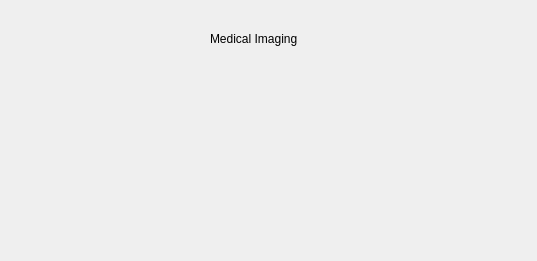
<?xml version="1.0" encoding="UTF-8"?>
<ui version="4.0">
 <class>AboutWidget</class>
 <widget class="QWidget" name="AboutWidget">
  <property name="windowModality">
   <enum>Qt::NonModal</enum>
  </property>
  <property name="geometry">
   <rect>
    <x>0</x>
    <y>0</y>
    <width>537</width>
    <height>261</height>
   </rect>
  </property>
  <property name="windowTitle">
   <string>About</string>
  </property>
  <layout class="QHBoxLayout" name="horizontalLayout">
   <property name="margin">
    <number>12</number>
   </property>
   <item>
    <widget class="QLabel" name="image_label">
     <property name="sizePolicy">
      <sizepolicy hsizetype="Fixed" vsizetype="Fixed">
       <horstretch>0</horstretch>
       <verstretch>0</verstretch>
      </sizepolicy>
     </property>
     <property name="minimumSize">
      <size>
       <width>192</width>
       <height>192</height>
      </size>
     </property>
     <property name="maximumSize">
      <size>
       <width>192</width>
       <height>192</height>
      </size>
     </property>
     <property name="text">
      <string/>
     </property>
     <property name="pixmap">
      <pixmap resource="../alizams.qrc">:/bitmaps/alizams2.svg</pixmap>
     </property>
     <property name="scaledContents">
      <bool>false</bool>
     </property>
     <property name="alignment">
      <set>Qt::AlignCenter</set>
     </property>
     <property name="textInteractionFlags">
      <set>Qt::NoTextInteraction</set>
     </property>
    </widget>
   </item>
   <item>
    <widget class="QFrame" name="frame">
     <property name="sizePolicy">
      <sizepolicy hsizetype="Preferred" vsizetype="Preferred">
       <horstretch>1</horstretch>
       <verstretch>0</verstretch>
      </sizepolicy>
     </property>
     <property name="frameShape">
      <enum>QFrame::NoFrame</enum>
     </property>
     <property name="frameShadow">
      <enum>QFrame::Plain</enum>
     </property>
     <layout class="QVBoxLayout" name="verticalLayout">
      <property name="margin">
       <number>0</number>
      </property>
      <item>
       <widget class="QLabel" name="link_label">
        <property name="sizePolicy">
         <sizepolicy hsizetype="Expanding" vsizetype="Preferred">
          <horstretch>0</horstretch>
          <verstretch>0</verstretch>
         </sizepolicy>
        </property>
        <property name="autoFillBackground">
         <bool>false</bool>
        </property>
        <property name="text">
         <string/>
        </property>
        <property name="textFormat">
         <enum>Qt::RichText</enum>
        </property>
        <property name="textInteractionFlags">
         <set>Qt::LinksAccessibleByMouse</set>
        </property>
       </widget>
      </item>
      <item>
       <widget class="QLabel" name="label">
        <property name="sizePolicy">
         <sizepolicy hsizetype="Expanding" vsizetype="Preferred">
          <horstretch>0</horstretch>
          <verstretch>0</verstretch>
         </sizepolicy>
        </property>
        <property name="text">
         <string>Medical Imaging</string>
        </property>
        <property name="textFormat">
         <enum>Qt::PlainText</enum>
        </property>
        <property name="textInteractionFlags">
         <set>Qt::NoTextInteraction</set>
        </property>
       </widget>
      </item>
      <item>
       <widget class="QLabel" name="info_label">
        <property name="sizePolicy">
         <sizepolicy hsizetype="Expanding" vsizetype="Preferred">
          <horstretch>0</horstretch>
          <verstretch>0</verstretch>
         </sizepolicy>
        </property>
        <property name="text">
         <string/>
        </property>
        <property name="textFormat">
         <enum>Qt::PlainText</enum>
        </property>
       </widget>
      </item>
      <item>
       <spacer name="verticalSpacer">
        <property name="orientation">
         <enum>Qt::Vertical</enum>
        </property>
        <property name="sizeHint" stdset="0">
         <size>
          <width>20</width>
          <height>40</height>
         </size>
        </property>
       </spacer>
      </item>
     </layout>
    </widget>
   </item>
  </layout>
 </widget>
 <resources>
  <include location="../alizams.qrc"/>
  <include location="../alizams.qrc"/>
 </resources>
 <connections/>
</ui>
